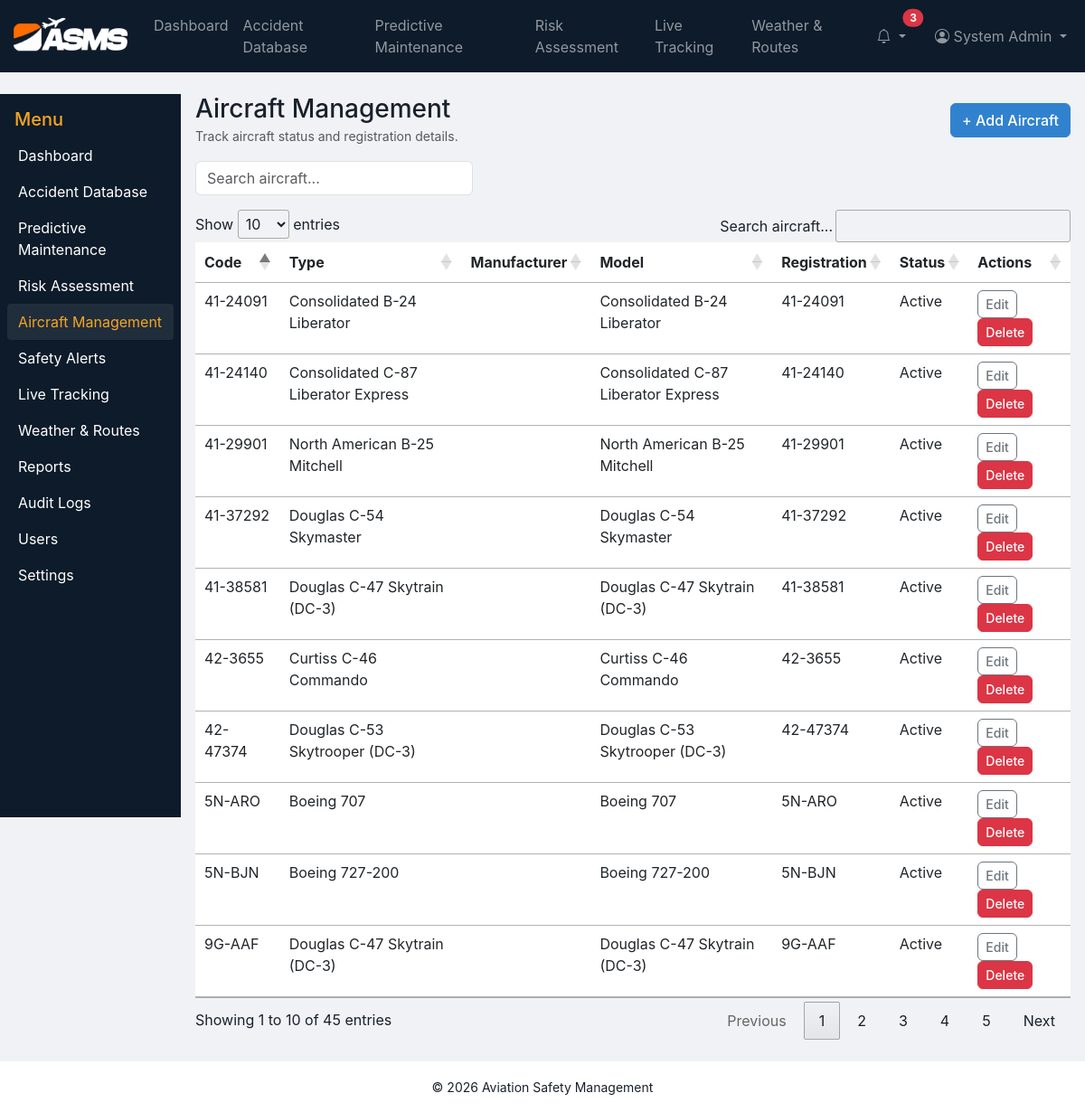
Screenshot of /asms/index.php?page=aircraft (signed in) with the database file from the repository.
### tables this page shows
CREATE TABLE `aircraft` (
  `id` int(11) NOT NULL,
  `aircraft_code` varchar(50) NOT NULL,
  `aircraft_type` varchar(100) DEFAULT NULL,
  `manufacturer` varchar(100) DEFAULT NULL,
  `model` varchar(100) DEFAULT NULL,
  `serial_number` varchar(100) DEFAULT NULL,
  `registration_number` varchar(100) DEFAULT NULL,
  `status` varchar(50) DEFAULT 'active',
  `created_by` int(11) DEFAULT NULL,
  `created_at` timestamp NOT NULL DEFAULT current_timestamp(),
  `updated_at` timestamp NULL DEFAULT NULL
);

### asms/controllers/AircraftController.php (called while the page is built, shortened)
<?php
class AircraftController {
    public function index() {
        $db = Database::getInstance()->getConnection();
        $aircraft = $db->query('SELECT * FROM aircraft ORDER BY aircraft_code')->fetchAll();
        require __DIR__ . '/../views/aircraft/index.php';
    }
}

### asms/includes/functions.php (called while the page is built, shortened)
<?php
function e($str) {
    return htmlspecialchars($str, ENT_QUOTES, 'UTF-8');
}

### asms/views/aircraft/index.php (the view)
<?php require_once __DIR__ . '/../layouts/header.php'; ?>
<?php require_once __DIR__ . '/../layouts/sidebar.php'; ?>
<div class="d-flex justify-content-between align-items-center mb-3">
  <div>
    <h3 class="mb-0">Aircraft Management</h3>
    <small class="text-muted">Track aircraft status and registration details.</small>
  </div>
  <a class="btn btn-primary" href="?page=aircraft&action=create">+ Add Aircraft</a>
</div>
<div class="row mb-3">
  <div class="col-md-4">
    <input id="aircraft-search" class="form-control" placeholder="Search aircraft...">
  </div>
</div>
<table class="table table-hover" id="aircraft-table">
  <thead>
    <tr>
      <th>Code</th>
      <th>Type</th>
      <th>Manufacturer</th>
      <th>Model</th>
      <th>Registration</th>
      <th>Status</th>
      <th>Actions</th>
    </tr>
  </thead>
  <tbody>
    <?php foreach($aircraft as $a): ?>
      <tr>
        <td><?php echo e($a['aircraft_code']); ?></td>
        <td><?php echo e($a['aircraft_type']); ?></td>
        <td><?php echo e($a['manufacturer']); ?></td>
        <td><?php echo e($a['model']); ?></td>
        <td><?php echo e($a['registration_number']); ?></td>
        <td><?php echo e(ucfirst($a['status'])); ?></td>
        <td>
          <a class="btn btn-sm btn-outline-secondary me-1" href="?page=aircraft&action=edit&id=<?php echo $a['id']; ?>">Edit</a>
          <button class="btn btn-sm btn-danger" onclick="deleteAircraft(<?php echo $a['id']; ?>)">Delete</button>
        </td>
      </tr>
    <?php endforeach; ?>
  </tbody>
</table>
<?php require_once __DIR__ . '/../layouts/footer.php'; ?>

### asms/assets/css/style.css (style rules this page uses)
body { background: #f0f2f5; color:#1a202c; font-family: -apple-system, BlinkMacSystemFont, 'Segoe UI', Roboto, 'Helvetica Neue', Arial, sans-serif; }
.btn { border-radius: 6px; font-weight: 500; transition: all 0.2s ease; }
.btn-primary { background: #3182ce; border-color: #3182ce; }
.table { border-collapse: collapse; }
.table tbody tr { transition: all 0.2s ease; }

### rows the page displays
aircraft: aircraft_code "41-24091", aircraft_type "Consolidated B-24 Liberator", model "Consolidated B-24 Liberator", registration_number "41-24091", status "Active"
aircraft: aircraft_code "41-24140", aircraft_type "Consolidated C-87 Liberator Express", model "Consolidated C-87 Liberator Express", registration_number "41-24140", status "Active"
aircraft: aircraft_code "41-29901", aircraft_type "North American B-25 Mitchell", model "North American B-25 Mitchell", registration_number "41-29901", status "Active"
aircraft: aircraft_code "41-37292", aircraft_type "Douglas C-54 Skymaster", model "Douglas C-54 Skymaster", registration_number "41-37292", status "Active"
aircraft: aircraft_code "41-38581", aircraft_type "Douglas C-47 Skytrain (DC-3)", model "Douglas C-47 Skytrain (DC-3)", registration_number "41-38581", status "Active"
aircraft: aircraft_code "42-3655", aircraft_type "Curtiss C-46 Commando", model "Curtiss C-46 Commando", registration_number "42-3655", status "Active"
aircraft: aircraft_code "42-47374", aircraft_type "Douglas C-53 Skytrooper (DC-3)", model "Douglas C-53 Skytrooper (DC-3)", registration_number "42-47374", status "Active"
aircraft: aircraft_code "5N-ARO", aircraft_type "Boeing 707", model "Boeing 707", registration_number "5N-ARO", status "Active"
aircraft: aircraft_code "5N-BJN", aircraft_type "Boeing 727-200", model "Boeing 727-200", registration_number "5N-BJN", status "Active"
aircraft: aircraft_code "9G-AAF", aircraft_type "Douglas C-47 Skytrain (DC-3)", model "Douglas C-47 Skytrain (DC-3)", registration_number "9G-AAF", status "Active"

### other values shown
$label "Dashboard"
$label "Accident Database"
$label "Predictive Maintenance"
$label "Risk Assessment"
$label "Aircraft Management"
$label "Safety Alerts"
$label "Live Tracking"
$label "Weather & Routes"
$label "Reports"
$label "Audit Logs"
$label "Users"
$label "Settings"
